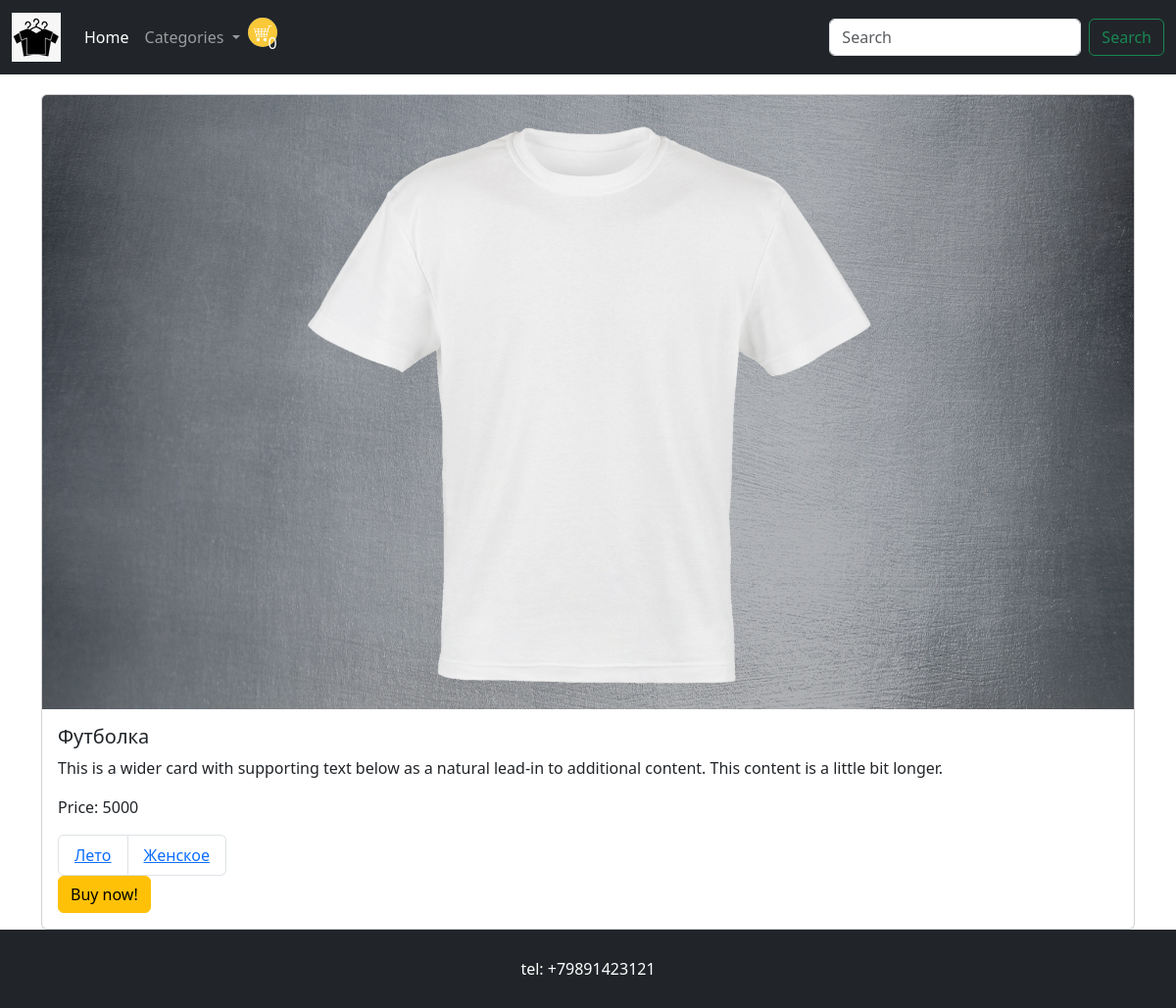
Screenshot of /product/2/ with the database file from the repository.
### store/models.py (models this page shows, shortened)
class Product(models.Model):
    title= models.CharField(max_length=150,db_index=True)
    info= models.TextField(blank=True)
    price= models.IntegerField()
    categories= models.ManyToManyField('Category', related_name='products', blank=True)
    image=models.ImageField(upload_to="images/", default= "images/default.jpg")

class Category(models.Model):
    title= models.CharField(max_length=150)
    def get_absolute_url(self):
        return reverse("category_detail_url", kwargs={'pk': self.pk})

### store/views.py (the view)
# urls.py: path('product/<int:pk>/',product_detail,name="product_detail_url"),
def product_detail(request, pk):
    categories = Category.objects.all()
    product = Product.objects.get(pk=pk)
    return render(
        request,
        "store/product_detail.html",
        context={"product": product, "categories": categories},
    )

### store/templates/store/product_detail.html (shortened to what this page needs)
{% extends "store/index.html" %}
{% block content %}
<div class="card">
    {% include "store/includes/img.html" %}
    <div class="card-body">
        <h5 class="card-title">{{ product.title }}</h5>
        <p class="card-text">{{ product.info }}</p>
        <p class="card-text">Price: {{ product.price }}</p>
        <ul class="list-group list-group-horizontal">
            {% for category in product.categories.all %}
            <li class="list-group-item"><a href="{{ category.get_absolute_url }}"> {{ category.title }} </a></li>
            {% endfor %}
        </ul>
        <button type="button" class="btn btn-warning" data-bs-toggle="modal" data-bs-target="#exampleModal">
            Buy now!
        </button>
    </div>
</div>
{% endblock content %}

### store/templates/store/includes/img.html
<img src="{{ product.image.url }}" class="card-img-top"
        alt="{{ product.title }}">

### rows the page displays
Product: image (picture), title "Футболка", info "This is a wider card with supporting text below as a natural lead-in to additional content. This content is a little bit longer.", price "5000"
Category: title "Лето"
Category: title "Женское"
